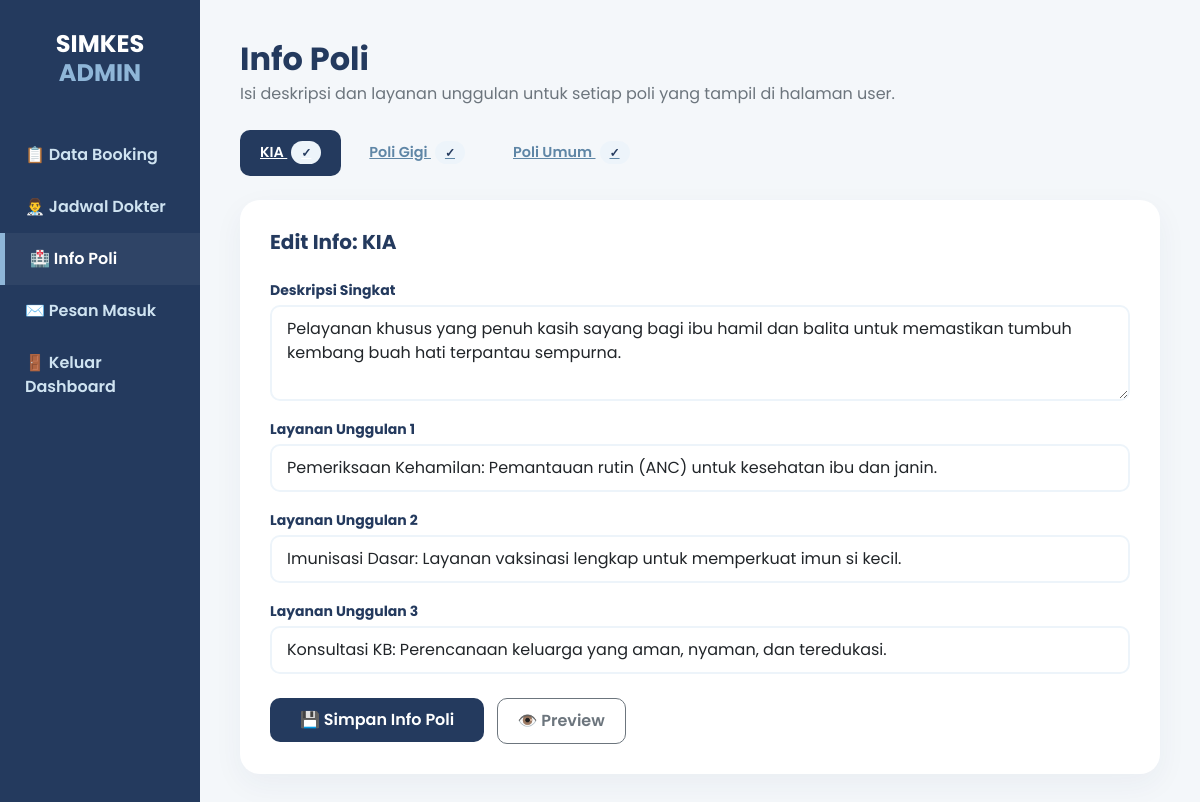
/admin/kelola_poli.php (signed in), run on the app's committed database.
### tables this page shows
CREATE TABLE `poli_info` (
  `id` int(11) NOT NULL,
  `nama_poli` varchar(100) NOT NULL,
  `deskripsi` text DEFAULT NULL,
  `layanan_1` varchar(255) DEFAULT NULL,
  `layanan_2` varchar(255) DEFAULT NULL,
  `layanan_3` varchar(255) DEFAULT NULL
);

### admin/kelola_poli.php (the view, shortened to what this page needs)
<?php
include '../config/koneksi.php';
mysqli_query($conn, "CREATE TABLE IF NOT EXISTS poli_info (
    id          INT AUTO_INCREMENT PRIMARY KEY,
    nama_poli   VARCHAR(100) NOT NULL UNIQUE,
    deskripsi   TEXT,
    layanan_1   VARCHAR(255),
    layanan_2   VARCHAR(255),
    layanan_3   VARCHAR(255)
)");
$poli_result = mysqli_query($conn, "SELECT DISTINCT poli FROM jadwal_dokter WHERE poli IS NOT NULL AND poli != '' ORDER BY poli ASC");
$daftar_poli = [];
if ($poli_result) {
    while ($p = mysqli_fetch_assoc($poli_result)) {
        $daftar_poli[] = $p['poli'];
    }
}
$info_map = [];
$all_info = mysqli_query($conn, "SELECT * FROM poli_info");
while ($r = mysqli_fetch_assoc($all_info)) {
    $info_map[$r['nama_poli']] = $r;
}
$edit_poli = $_GET['edit'] ?? ($daftar_poli[0] ?? '');
$edit_data = $info_map[$edit_poli] ?? [];
?>
<!DOCTYPE html>
<html lang="id">
<head>
    <link href="https://cdn.jsdelivr.net/npm/bootstrap@5.0.2/dist/css/bootstrap.min.css" rel="stylesheet">
</head>
<body>
<div class="container-fluid">
    <div class="row">
        <div class="col-md-3 col-lg-2 sidebar px-0">
            <h4 class="text-center mb-4 text-white px-3">SIMKES <span style="color:var(--calm-ocean);">ADMIN</span></h4>
            <hr style="border-color:rgba(255,255,255,0.1)">
            <a href="index.php">📋 Data Booking</a>
            <a href="jadwal.php">👨‍⚕️ Jadwal Dokter</a>
            <a href="kelola_poli.php" class="active">🏥 Info Poli</a>
            <a href="kelola_pesan.php">✉️ Pesan Masuk</a>
            <a href="../logout.php">🚪 Keluar Dashboard</a>
        </div>
        <div class="col-md-9 col-lg-10 main-content">
            <h2 class="fw-bold mb-1">Info Poli</h2>
            <p class="text-muted mb-4">Isi deskripsi dan layanan unggulan untuk setiap poli yang tampil di halaman user.</p>
            <?php if (empty($daftar_poli)): ?>
            <div class="alert alert-warning rounded-3">Belum ada poli di jadwal dokter. Tambah jadwal dokter terlebih dahulu.</div>
            <?php else: ?>
            <div class="d-flex flex-wrap gap-2 mb-4">
                <?php foreach ($daftar_poli as $p): ?>
                <a href="kelola_poli.php?edit=<?= urlencode($p) ?>" class="poli-tab <?= $p === $edit_poli ? 'active' : '' ?>">
                    <?= htmlspecialchars($p) ?>
                    <?php if (isset($info_map[$p])): ?>
                        <span class="badge-filled ms-1">✓</span>
                    <?php else: ?>
                        <span class="badge-empty ms-1">Kosong</span>
                    <?php endif; ?>
                </a>
                <?php endforeach; ?>
            </div>
            <div class="card-form">
                <h5 class="fw-bold mb-4">Edit Info: <?= htmlspecialchars($edit_poli) ?></h5>
                <form method="POST">
                    <div class="mb-3">
                        <label class="fw-bold small mb-1">Deskripsi Singkat</label>
                        <textarea name="deskripsi" class="form-control" rows="3" placeholder="Contoh: Layanan kesehatan primer untuk seluruh warga..."><?= htmlspecialchars($edit_data['deskripsi'] ?? '') ?></textarea>
                    </div>
                    <div class="mb-3">
                        <label class="fw-bold small mb-1">Layanan Unggulan 1</label>
                        <input type="text" name="layanan_1" class="form-control" placeholder="Contoh: Pemeriksaan Fisik: Tensi, suhu tubuh..." value="<?= htmlspecialchars($edit_data['layanan_1'] ?? '') ?>">
                    </div>
                    <div class="mb-3">
                        <label class="fw-bold small mb-1">Layanan Unggulan 2</label>
                        <input type="text" name="layanan_2" class="form-control" placeholder="Contoh: Pengobatan Umum: Flu, batuk, demam..." value="<?= htmlspecialchars($edit_data['layanan_2'] ?? '') ?>">
                    </div>
                    <div class="mb-4">
                        <label class="fw-bold small mb-1">Layanan Unggulan 3</label>
                        <input type="text" name="layanan_3" class="form-control" placeholder="Contoh: Surat Keterangan Sehat..." value="<?= htmlspecialchars($edit_data['layanan_3'] ?? '') ?>">
                    </div>
                    <button type="submit" class="btn-save">💾 Simpan Info Poli</button>
                    <a href="../layanan.php?poli=<?= urlencode($edit_poli) ?>&from=admin" target="_blank" class="btn btn-outline-secondary ms-2" style="border-radius:10px;padding:10px 20px;font-weight:600;">👁️ Preview</a>
                </form>
            </div>
            <?php endif; ?>
        </div>
    </div>
</div>
</body>
</html>

### admin/kelola_poli.php (style rules this page uses)
:root { --cloud-blue:#EDF4FA; --powder-sky:#CFE3F1; --calm-ocean:#8FB6D8; --dusty-denim:#5F86A6; --midnight-blue:#243A5E; --white:#FFFFFF; }
body { font-family:'Poppins',sans-serif; background-color:#f4f7fa; color:var(--midnight-blue); }
.sidebar { background-color:var(--midnight-blue); min-height:100vh; padding-top:30px; }
.sidebar h4 { font-weight:700; }
.sidebar a { color:var(--powder-sky); text-decoration:none; display:block; padding:14px 25px; font-weight:600; transition:0.3s; }
.sidebar a:hover, .sidebar a.active { color:var(--white); background-color:rgba(255,255,255,0.05); border-left:5px solid var(--calm-ocean); }
.main-content { padding:40px; }
.card-form { border:none; border-radius:20px; background:var(--white); box-shadow:0 10px 30px rgba(36,58,94,0.05); padding:30px; }
.poli-tab { cursor:pointer; padding:10px 18px; border-radius:10px; font-weight:600; font-size:0.9rem; color:var(--dusty-denim); transition:0.2s; border:2px solid transparent; }
.poli-tab:hover, .poli-tab.active { background:var(--midnight-blue); color:white; }
.form-control { border-radius:10px; border:2px solid var(--cloud-blue); padding:10px 15px; }
.btn-save { background:var(--midnight-blue); color:white; border:none; border-radius:10px; padding:10px 30px; font-weight:600; transition:0.2s; }
.badge-filled { background:var(--cloud-blue); color:var(--midnight-blue); font-size:0.75rem; padding:3px 10px; border-radius:20px; font-weight:600; }

### data on the page
poli_info: deskripsi "Pelayanan khusus yang penuh kasih sayang bagi ibu hamil dan balita untuk memastikan tumbuh kembang buah hati terpantau sempurna.", layanan_1 "Pemeriksaan Kehamilan: Pemantauan rutin (ANC) untuk kesehatan ibu dan janin.", layanan_2 "Imunisasi Dasar: Layanan vaksinasi lengkap untuk memperkuat imun si kecil.", layanan_3 "Konsultasi KB: Perencanaan keluarga yang aman, nyaman, dan teredukasi."

### other printed values
$p "KIA"
$p "Poli Gigi"
$p "Poli Umum"
$edit_poli "KIA"
